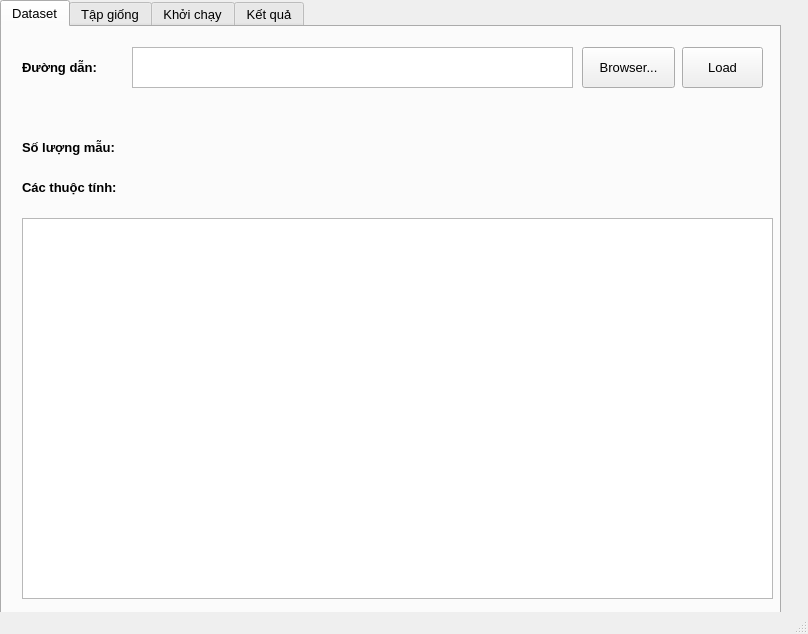
<?xml version="1.0" encoding="UTF-8"?>
<ui version="4.0">
 <class>ClusteringApp</class>
 <widget class="QMainWindow" name="ClusteringApp">
  <property name="windowModality">
   <enum>Qt::WindowModal</enum>
  </property>
  <property name="geometry">
   <rect>
    <x>0</x>
    <y>0</y>
    <width>808</width>
    <height>634</height>
   </rect>
  </property>
  <property name="windowTitle">
   <string>Clustering App</string>
  </property>
  <widget class="QWidget" name="centralwidget">
   <widget class="QTabWidget" name="tabAll">
    <property name="geometry">
     <rect>
      <x>0</x>
      <y>0</y>
      <width>781</width>
      <height>631</height>
     </rect>
    </property>
    <property name="font">
     <font>
      <pointsize>10</pointsize>
      <weight>50</weight>
      <bold>false</bold>
     </font>
    </property>
    <property name="currentIndex">
     <number>0</number>
    </property>
    <widget class="QWidget" name="tab_input">
     <attribute name="title">
      <string>Dataset</string>
     </attribute>
     <widget class="QTextEdit" name="dirtext">
      <property name="geometry">
       <rect>
        <x>130</x>
        <y>20</y>
        <width>441</width>
        <height>41</height>
       </rect>
      </property>
      <property name="placeholderText">
       <string/>
      </property>
     </widget>
     <widget class="QLabel" name="label">
      <property name="geometry">
       <rect>
        <x>20</x>
        <y>20</y>
        <width>101</width>
        <height>41</height>
       </rect>
      </property>
      <property name="font">
       <font>
        <pointsize>10</pointsize>
        <weight>75</weight>
        <bold>true</bold>
       </font>
      </property>
      <property name="text">
       <string>Đường dẫn:</string>
      </property>
     </widget>
     <widget class="QPushButton" name="browserDir">
      <property name="geometry">
       <rect>
        <x>580</x>
        <y>20</y>
        <width>93</width>
        <height>41</height>
       </rect>
      </property>
      <property name="text">
       <string>Browser...</string>
      </property>
     </widget>
     <widget class="QPushButton" name="loadFile">
      <property name="geometry">
       <rect>
        <x>680</x>
        <y>20</y>
        <width>81</width>
        <height>41</height>
       </rect>
      </property>
      <property name="text">
       <string>Load</string>
      </property>
     </widget>
     <widget class="QLabel" name="label_6">
      <property name="geometry">
       <rect>
        <x>20</x>
        <y>100</y>
        <width>131</width>
        <height>40</height>
       </rect>
      </property>
      <property name="font">
       <font>
        <weight>75</weight>
        <bold>true</bold>
       </font>
      </property>
      <property name="text">
       <string>Số lượng mẫu:</string>
      </property>
     </widget>
     <widget class="QLabel" name="n_Sample">
      <property name="geometry">
       <rect>
        <x>160</x>
        <y>100</y>
        <width>101</width>
        <height>40</height>
       </rect>
      </property>
      <property name="text">
       <string/>
      </property>
     </widget>
     <widget class="QLabel" name="label_7">
      <property name="geometry">
       <rect>
        <x>20</x>
        <y>140</y>
        <width>141</width>
        <height>40</height>
       </rect>
      </property>
      <property name="font">
       <font>
        <weight>75</weight>
        <bold>true</bold>
       </font>
      </property>
      <property name="text">
       <string>Các thuộc tính:</string>
      </property>
     </widget>
     <widget class="QListWidget" name="listViewField">
      <property name="geometry">
       <rect>
        <x>20</x>
        <y>191</y>
        <width>751</width>
        <height>381</height>
       </rect>
      </property>
     </widget>
     <widget class="QLabel" name="n_Field">
      <property name="geometry">
       <rect>
        <x>170</x>
        <y>140</y>
        <width>111</width>
        <height>40</height>
       </rect>
      </property>
      <property name="text">
       <string/>
      </property>
     </widget>
    </widget>
    <widget class="QWidget" name="tab_dataset_base">
     <attribute name="title">
      <string>Tập giống</string>
     </attribute>
     <widget class="QLabel" name="label_2">
      <property name="geometry">
       <rect>
        <x>20</x>
        <y>120</y>
        <width>521</width>
        <height>40</height>
       </rect>
      </property>
      <property name="font">
       <font>
        <pointsize>10</pointsize>
        <weight>75</weight>
        <bold>true</bold>
       </font>
      </property>
      <property name="text">
       <string>Tập giống được phân loại theo cột nào? </string>
      </property>
     </widget>
     <widget class="QLabel" name="label_3">
      <property name="geometry">
       <rect>
        <x>20</x>
        <y>40</y>
        <width>221</width>
        <height>40</height>
       </rect>
      </property>
      <property name="font">
       <font>
        <pointsize>10</pointsize>
        <weight>75</weight>
        <bold>true</bold>
       </font>
      </property>
      <property name="text">
       <string>Vui lòng thêm tập giống:</string>
      </property>
     </widget>
     <widget class="QPushButton" name="getBaseInDataset">
      <property name="geometry">
       <rect>
        <x>320</x>
        <y>40</y>
        <width>181</width>
        <height>40</height>
       </rect>
      </property>
      <property name="text">
       <string>Lấy dữ liệu từ dataset</string>
      </property>
     </widget>
     <widget class="QPushButton" name="getBaseInFile">
      <property name="geometry">
       <rect>
        <x>550</x>
        <y>40</y>
        <width>101</width>
        <height>40</height>
       </rect>
      </property>
      <property name="text">
       <string>Thêm từ file</string>
      </property>
     </widget>
     <widget class="QComboBox" name="cbb_FieldBase">
      <property name="geometry">
       <rect>
        <x>370</x>
        <y>120</y>
        <width>401</width>
        <height>40</height>
       </rect>
      </property>
     </widget>
     <widget class="QLabel" name="fieldBaseLabel">
      <property name="geometry">
       <rect>
        <x>20</x>
        <y>230</y>
        <width>741</width>
        <height>80</height>
       </rect>
      </property>
      <property name="text">
       <string/>
      </property>
     </widget>
     <widget class="QLabel" name="n_clusterBaseLabel">
      <property name="geometry">
       <rect>
        <x>230</x>
        <y>330</y>
        <width>101</width>
        <height>21</height>
       </rect>
      </property>
      <property name="text">
       <string/>
      </property>
     </widget>
     <widget class="QLabel" name="fieldBaseLabel_">
      <property name="enabled">
       <bool>true</bool>
      </property>
      <property name="geometry">
       <rect>
        <x>21</x>
        <y>201</y>
        <width>191</width>
        <height>21</height>
       </rect>
      </property>
      <property name="sizePolicy">
       <sizepolicy hsizetype="Preferred" vsizetype="Preferred">
        <horstretch>1</horstretch>
        <verstretch>0</verstretch>
       </sizepolicy>
      </property>
      <property name="minimumSize">
       <size>
        <width>0</width>
        <height>13</height>
       </size>
      </property>
      <property name="font">
       <font>
        <pointsize>10</pointsize>
        <weight>75</weight>
        <bold>true</bold>
       </font>
      </property>
      <property name="text">
       <string>Phân loại theo cột: </string>
      </property>
     </widget>
     <widget class="QLabel" name="n_clusterBaseLabel_">
      <property name="geometry">
       <rect>
        <x>20</x>
        <y>330</y>
        <width>211</width>
        <height>21</height>
       </rect>
      </property>
      <property name="font">
       <font>
        <pointsize>10</pointsize>
        <weight>75</weight>
        <bold>true</bold>
       </font>
      </property>
      <property name="text">
       <string>Số cụm của tập giống: </string>
      </property>
     </widget>
     <widget class="QListWidget" name="listWidgetFeildBase">
      <property name="geometry">
       <rect>
        <x>20</x>
        <y>360</y>
        <width>751</width>
        <height>192</height>
       </rect>
      </property>
     </widget>
    </widget>
    <widget class="QWidget" name="tabRun">
     <attribute name="title">
      <string>Khởi chạy</string>
     </attribute>
     <widget class="QLabel" name="label_4">
      <property name="geometry">
       <rect>
        <x>20</x>
        <y>20</y>
        <width>171</width>
        <height>40</height>
       </rect>
      </property>
      <property name="font">
       <font>
        <pointsize>10</pointsize>
        <weight>75</weight>
        <bold>true</bold>
       </font>
      </property>
      <property name="text">
       <string>Số cụm tối đa:</string>
      </property>
     </widget>
     <widget class="QTextEdit" name="kMax">
      <property name="geometry">
       <rect>
        <x>160</x>
        <y>20</y>
        <width>104</width>
        <height>40</height>
       </rect>
      </property>
     </widget>
     <widget class="QLabel" name="label_5">
      <property name="geometry">
       <rect>
        <x>20</x>
        <y>130</y>
        <width>421</width>
        <height>40</height>
       </rect>
      </property>
      <property name="font">
       <font>
        <pointsize>10</pointsize>
        <weight>75</weight>
        <bold>true</bold>
       </font>
      </property>
      <property name="text">
       <string> Các trường dùng để phân loại:</string>
      </property>
     </widget>
     <widget class="QPushButton" name="btn_Run">
      <property name="geometry">
       <rect>
        <x>540</x>
        <y>40</y>
        <width>151</width>
        <height>71</height>
       </rect>
      </property>
      <property name="font">
       <font>
        <pointsize>10</pointsize>
        <weight>75</weight>
        <bold>true</bold>
       </font>
      </property>
      <property name="text">
       <string>Chạy</string>
      </property>
     </widget>
     <widget class="QListWidget" name="listWidgetField4Run">
      <property name="geometry">
       <rect>
        <x>20</x>
        <y>190</y>
        <width>741</width>
        <height>351</height>
       </rect>
      </property>
     </widget>
     <widget class="QProgressBar" name="progressBar">
      <property name="geometry">
       <rect>
        <x>20</x>
        <y>550</y>
        <width>751</width>
        <height>23</height>
       </rect>
      </property>
      <property name="value">
       <number>0</number>
      </property>
     </widget>
    </widget>
    <widget class="QWidget" name="tabResult">
     <attribute name="title">
      <string>Kết quả</string>
     </attribute>
     <widget class="QWidget" name="widgetPieChart" native="true">
      <property name="geometry">
       <rect>
        <x>20</x>
        <y>50</y>
        <width>751</width>
        <height>441</height>
       </rect>
      </property>
     </widget>
     <widget class="QPushButton" name="btn_saveFile">
      <property name="geometry">
       <rect>
        <x>170</x>
        <y>530</y>
        <width>111</width>
        <height>40</height>
       </rect>
      </property>
      <property name="text">
       <string>Xuất ra tệp</string>
      </property>
     </widget>
     <widget class="QPushButton" name="btn_detail">
      <property name="geometry">
       <rect>
        <x>50</x>
        <y>530</y>
        <width>93</width>
        <height>40</height>
       </rect>
      </property>
      <property name="text">
       <string>Chi tiết</string>
      </property>
     </widget>
    </widget>
   </widget>
  </widget>
  <widget class="QStatusBar" name="statusbar"/>
 </widget>
 <resources/>
 <connections/>
</ui>
